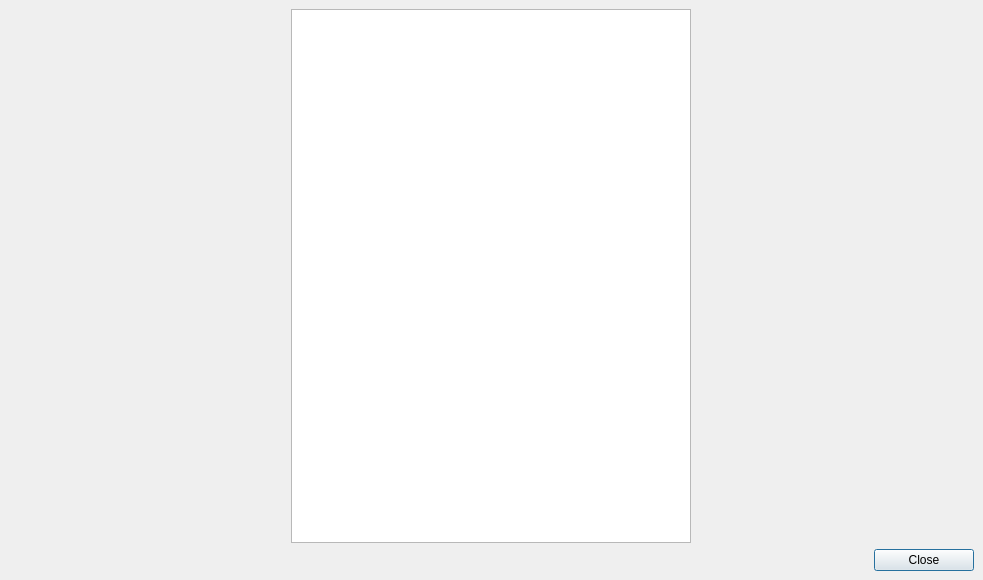
<?xml version="1.0" encoding="UTF-8"?>
<ui version="4.0">
 <class>librepcb::workspace::LibraryManager</class>
 <widget class="QMainWindow" name="librepcb::workspace::LibraryManager">
  <property name="modal" stdset="0">
   <bool>false</bool>
  </property>
  <property name="geometry">
   <rect>
    <x>0</x>
    <y>0</y>
    <width>983</width>
    <height>580</height>
   </rect>
  </property>
  <property name="windowTitle">
   <string>Workspace Library Manager</string>
  </property>
  <widget class="QWidget" name="centralwidget">
   <layout class="QVBoxLayout" name="verticalLayout">
    <item>
     <layout class="QHBoxLayout" name="horizontalLayout">
      <item>
       <widget class="QListWidget" name="lstLibraries">
        <property name="maximumSize">
         <size>
          <width>400</width>
          <height>16777215</height>
         </size>
        </property>
        <property name="selectionBehavior">
         <enum>QAbstractItemView::SelectRows</enum>
        </property>
        <property name="verticalScrollMode">
         <enum>QAbstractItemView::ScrollPerPixel</enum>
        </property>
        <property name="horizontalScrollMode">
         <enum>QAbstractItemView::ScrollPerPixel</enum>
        </property>
        <property name="resizeMode">
         <enum>QListView::Adjust</enum>
        </property>
       </widget>
      </item>
     </layout>
    </item>
    <item>
     <layout class="QHBoxLayout" name="horizontalLayout_2">
      <item>
       <spacer name="horizontalSpacer">
        <property name="orientation">
         <enum>Qt::Horizontal</enum>
        </property>
        <property name="sizeHint" stdset="0">
         <size>
          <width>40</width>
          <height>20</height>
         </size>
        </property>
       </spacer>
      </item>
      <item>
       <widget class="QPushButton" name="btnClose">
        <property name="minimumSize">
         <size>
          <width>100</width>
          <height>0</height>
         </size>
        </property>
        <property name="text">
         <string>Close</string>
        </property>
        <property name="default">
         <bool>true</bool>
        </property>
       </widget>
      </item>
     </layout>
    </item>
   </layout>
  </widget>
 </widget>
 <resources/>
 <connections/>
</ui>
